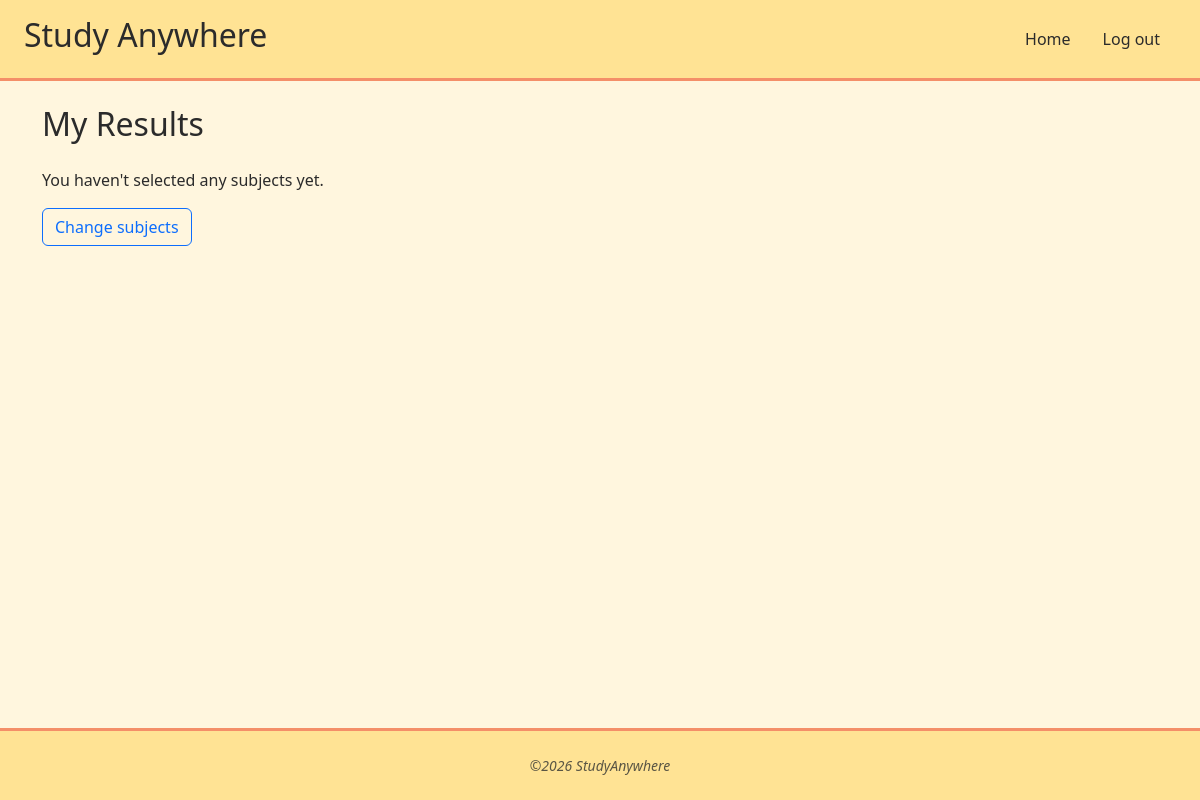
Before: /results (signed in) with the older database file.
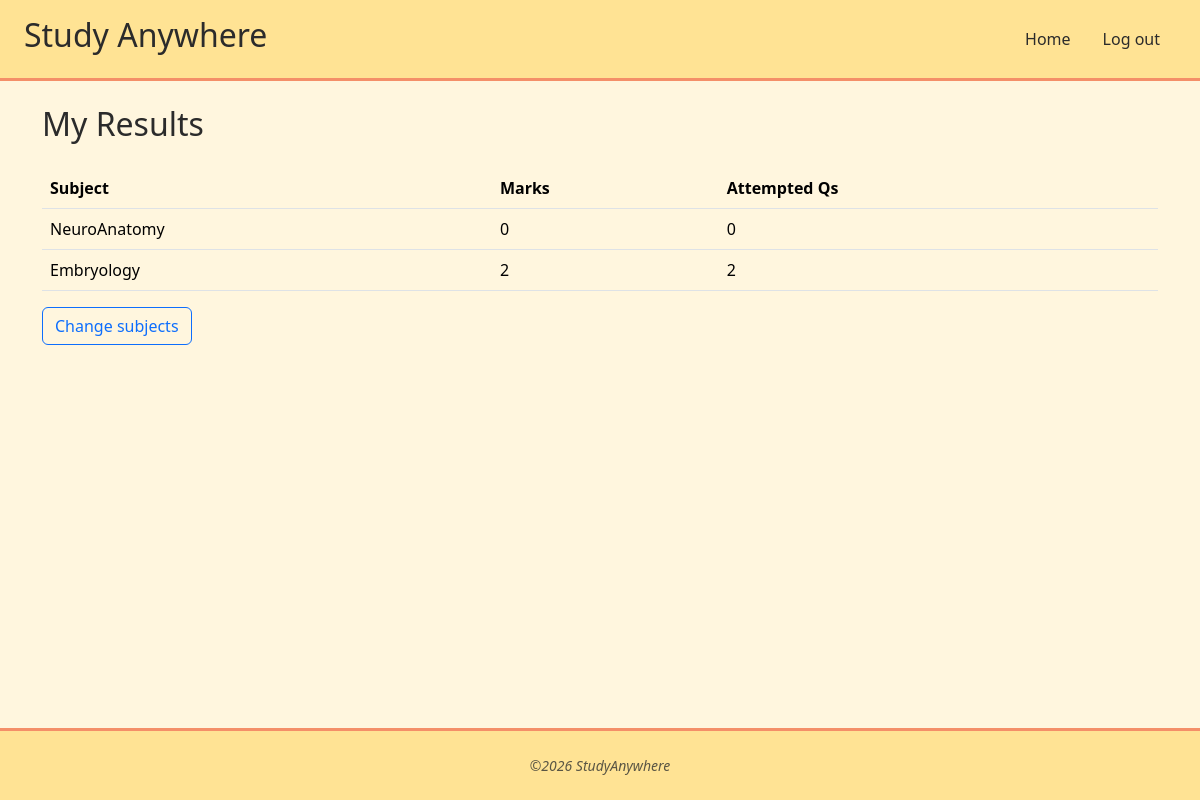
After: the same page with the newer database file.
### main.py (models this page shows)
class Result(db.Model):
    __tablename__ = "results"
    id: Mapped[int] = mapped_column(Integer, primary_key=True)
    user_id: Mapped[int] = mapped_column(Integer, db.ForeignKey("users.id"))
    subject_id: Mapped[int] = mapped_column(Integer, db.ForeignKey("subjects.id"))
    marks: Mapped[int] = mapped_column(Integer, default=0)
    attempted_qs: Mapped[int] = mapped_column(Integer, default=0)
    user = relationship("User", back_populates="results")
    subject = relationship("Subject")
    __table_args__ = (db.UniqueConstraint("user_id", "subject_id"),)

class Subject(db.Model):
    __tablename__ = "subjects"
    id: Mapped[int] = mapped_column(Integer, primary_key=True)
    name: Mapped[str] = mapped_column(String(100), unique=True)
    questions = relationship("Questions", back_populates="subject", cascade="all, delete-orphan")

### main.py (the view)
@app.route("/results")
@login_required
def results():
    return render_template("results.html", results=current_user.results)

### main.py (called while the page is built)
@login_manager.user_loader
def load_user(user_id):
    return db.session.get(User, int(user_id))

### templates/results.html
{% extends "base.html" %}
{% block content %}
<h2 class="mb-4">My Results</h2>
{% if results %}
<table class="table">
  <thead>
    <tr><th>Subject</th><th>Marks</th><th>Attempted Qs</th></tr>
  </thead>
  <tbody>
    {% for r in results %}
      <tr>
        <td>{{ r.subject.name }}</td>
        <td>{{ r.marks or 0 }}</td>
        <td>{{ r.attempted_qs or 0 }}</td>
      </tr>
    {% endfor %}
  </tbody>
</table>
{% else %}
  <p>You haven't selected any subjects yet.</p>
{% endif %}
<a href="{{ url_for('subjects') }}" class="btn btn-outline-primary">Change subjects</a>
{% endblock %}

Changed rows visible on the page:
added Result: subject.name "NeuroAnatomy", marks "0", attempted_qs "0"
added Result: subject.name "Embryology", marks "2", attempted_qs "2"
Other visible differences:
text no longer shown: "You haven't selected any subjects yet."
text now shown: "Subject Marks Attempted Qs"
